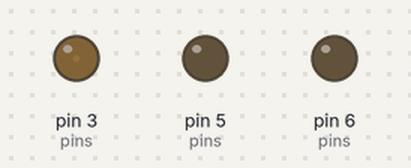
The sketch below on a simulated Arduino Uno, built with avr-gcc and run on an emulated ATmega328P. On the bench: output pins drawn as LEDs (lit = HIGH).

Above: at 0.05 s.
At 2.15 s:
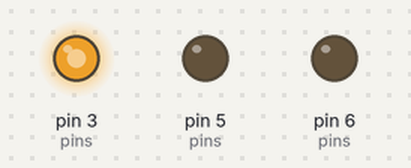
At 3.75 s:
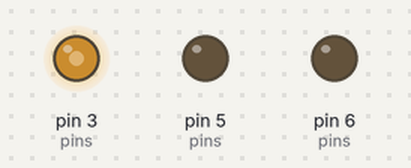
At 7.45 s:
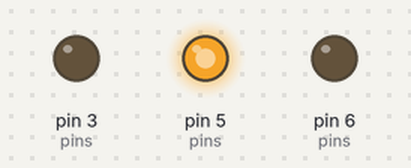
At 11.75 s:
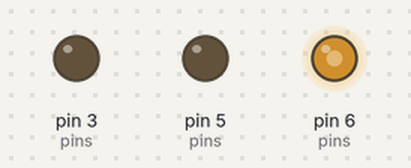
At 14.85 s:
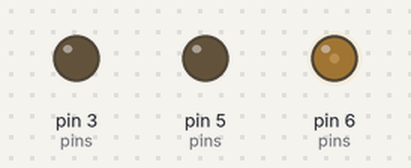
Timing chart, 0 to 20.0 s (numbered marks = the images above):
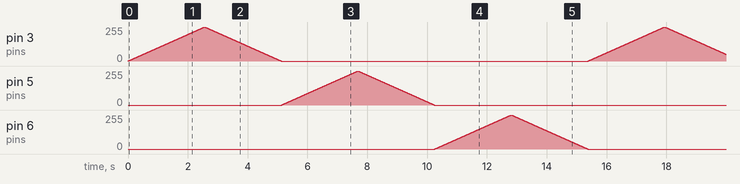

The sketch:

app.ino
```cpp
int pins[] = {3, 5, 6};

void setup(){
    for(auto &pin : pins){
        pinMode(pin, OUTPUT);
    }
}

void fade(int pin){
    for(int i = 0; i <= 255; i++){
        analogWrite(pin, i);
        delay(10);
    }
    for(int i = 255; i>=0; i--){
        analogWrite(pin, i);
        delay(10);
    }
}
void loop(){
    for(auto &pin: pins){
        fade(pin);
    }
}
```
